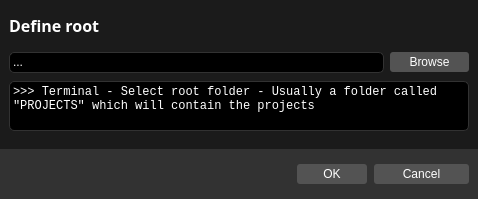
<?xml version="1.0" encoding="UTF-8"?>
<ui version="4.0">
 <class>DefineRoot</class>
 <widget class="QDialog" name="DefineRoot">
  <property name="geometry">
   <rect>
    <x>0</x>
    <y>0</y>
    <width>478</width>
    <height>199</height>
   </rect>
  </property>
  <property name="windowTitle">
   <string>Dialog</string>
  </property>
  <property name="styleSheet">
   <string notr="true">background-color: rgb(27, 27, 27);</string>
  </property>
  <layout class="QVBoxLayout" name="verticalLayout_3">
   <property name="spacing">
    <number>0</number>
   </property>
   <property name="leftMargin">
    <number>0</number>
   </property>
   <property name="topMargin">
    <number>0</number>
   </property>
   <property name="rightMargin">
    <number>0</number>
   </property>
   <property name="bottomMargin">
    <number>0</number>
   </property>
   <item>
    <widget class="QFrame" name="frameAll">
     <property name="frameShape">
      <enum>QFrame::NoFrame</enum>
     </property>
     <property name="frameShadow">
      <enum>QFrame::Plain</enum>
     </property>
     <property name="lineWidth">
      <number>0</number>
     </property>
     <layout class="QVBoxLayout" name="verticalLayout">
      <property name="spacing">
       <number>0</number>
      </property>
      <property name="leftMargin">
       <number>0</number>
      </property>
      <property name="topMargin">
       <number>0</number>
      </property>
      <property name="rightMargin">
       <number>0</number>
      </property>
      <property name="bottomMargin">
       <number>0</number>
      </property>
      <item>
       <widget class="QFrame" name="frameTitle">
        <property name="minimumSize">
         <size>
          <width>0</width>
          <height>50</height>
         </size>
        </property>
        <property name="maximumSize">
         <size>
          <width>16777215</width>
          <height>50</height>
         </size>
        </property>
        <property name="styleSheet">
         <string notr="true"/>
        </property>
        <property name="frameShape">
         <enum>QFrame::NoFrame</enum>
        </property>
        <property name="frameShadow">
         <enum>QFrame::Plain</enum>
        </property>
        <property name="lineWidth">
         <number>0</number>
        </property>
        <layout class="QHBoxLayout" name="horizontalLayout_6" stretch="0,0">
         <property name="spacing">
          <number>6</number>
         </property>
         <property name="leftMargin">
          <number>9</number>
         </property>
         <property name="topMargin">
          <number>0</number>
         </property>
         <property name="rightMargin">
          <number>9</number>
         </property>
         <property name="bottomMargin">
          <number>0</number>
         </property>
         <item>
          <widget class="QLabel" name="labelCreateProject">
           <property name="font">
            <font>
             <family>Source Sans Pro</family>
             <pointsize>12</pointsize>
             <weight>75</weight>
             <bold>true</bold>
            </font>
           </property>
           <property name="styleSheet">
            <string notr="true">color:white;</string>
           </property>
           <property name="text">
            <string>Define root</string>
           </property>
           <property name="alignment">
            <set>Qt::AlignLeading|Qt::AlignLeft|Qt::AlignVCenter</set>
           </property>
          </widget>
         </item>
         <item>
          <spacer name="horizontalSpacer">
           <property name="orientation">
            <enum>Qt::Horizontal</enum>
           </property>
           <property name="sizeHint" stdset="0">
            <size>
             <width>40</width>
             <height>20</height>
            </size>
           </property>
          </spacer>
         </item>
        </layout>
       </widget>
      </item>
      <item>
       <widget class="QFrame" name="frameInput">
        <property name="frameShape">
         <enum>QFrame::NoFrame</enum>
        </property>
        <property name="frameShadow">
         <enum>QFrame::Plain</enum>
        </property>
        <property name="lineWidth">
         <number>0</number>
        </property>
        <layout class="QHBoxLayout" name="horizontalLayout">
         <property name="spacing">
          <number>6</number>
         </property>
         <property name="leftMargin">
          <number>9</number>
         </property>
         <property name="topMargin">
          <number>0</number>
         </property>
         <property name="rightMargin">
          <number>9</number>
         </property>
         <property name="bottomMargin">
          <number>6</number>
         </property>
         <item>
          <widget class="QLabel" name="labelFile">
           <property name="minimumSize">
            <size>
             <width>375</width>
             <height>21</height>
            </size>
           </property>
           <property name="maximumSize">
            <size>
             <width>375</width>
             <height>21</height>
            </size>
           </property>
           <property name="font">
            <font>
             <family>Segoe UI</family>
             <pointsize>9</pointsize>
            </font>
           </property>
           <property name="cursor">
            <cursorShape>IBeamCursor</cursorShape>
           </property>
           <property name="styleSheet">
            <string notr="true">
	color: rgb(255, 255, 255);
	background-color: rgb(0, 0, 0);
	border-style: solid;
    border-width: 1px;
	border-radius: 5px;
	border-color: rgb(50, 50, 50);
</string>
           </property>
           <property name="text">
            <string>...</string>
           </property>
           <property name="textInteractionFlags">
            <set>Qt::LinksAccessibleByMouse|Qt::TextEditable|Qt::TextEditorInteraction|Qt::TextSelectableByKeyboard|Qt::TextSelectableByMouse</set>
           </property>
          </widget>
         </item>
         <item>
          <widget class="QPushButton" name="buttonBrowse">
           <property name="minimumSize">
            <size>
             <width>75</width>
             <height>20</height>
            </size>
           </property>
           <property name="maximumSize">
            <size>
             <width>16777215</width>
             <height>20</height>
            </size>
           </property>
           <property name="font">
            <font>
             <family>Segoe UI</family>
             <pointsize>9</pointsize>
            </font>
           </property>
           <property name="styleSheet">
            <string notr="true">QPushButton
{
	background-color: rgb(83, 83, 83);
	color: rgb(255, 255, 255);
	border-radius: 3px;
}
QPushButton:hover:!pressed
{
	background-color: rgb(100, 100, 100);
}</string>
           </property>
           <property name="text">
            <string>Browse</string>
           </property>
          </widget>
         </item>
        </layout>
       </widget>
      </item>
      <item>
       <widget class="QFrame" name="frameInformations">
        <property name="styleSheet">
         <string notr="true"/>
        </property>
        <property name="frameShape">
         <enum>QFrame::NoFrame</enum>
        </property>
        <property name="frameShadow">
         <enum>QFrame::Plain</enum>
        </property>
        <layout class="QVBoxLayout" name="verticalLayout_4">
         <property name="leftMargin">
          <number>9</number>
         </property>
         <property name="topMargin">
          <number>0</number>
         </property>
         <property name="rightMargin">
          <number>9</number>
         </property>
         <property name="bottomMargin">
          <number>18</number>
         </property>
         <item>
          <widget class="QLabel" name="labelInformations">
           <property name="minimumSize">
            <size>
             <width>0</width>
             <height>50</height>
            </size>
           </property>
           <property name="maximumSize">
            <size>
             <width>16777215</width>
             <height>16777215</height>
            </size>
           </property>
           <property name="font">
            <font>
             <family>Consolas</family>
            </font>
           </property>
           <property name="cursor">
            <cursorShape>IBeamCursor</cursorShape>
           </property>
           <property name="styleSheet">
            <string notr="true">QLabel
{
	color: rgb(255, 255, 255);
	background-color: rgb(0, 0, 0);
	border-style: solid;
    border-width: 1px;
	border-radius: 5px;
	border-color: rgb(50, 50, 50);
}</string>
           </property>
           <property name="frameShape">
            <enum>QFrame::StyledPanel</enum>
           </property>
           <property name="text">
            <string>&gt;&gt;&gt; Terminal - Select root folder - Usually a folder called &quot;PROJECTS&quot; which will contain the projects</string>
           </property>
           <property name="alignment">
            <set>Qt::AlignLeading|Qt::AlignLeft|Qt::AlignTop</set>
           </property>
           <property name="wordWrap">
            <bool>true</bool>
           </property>
           <property name="margin">
            <number>9</number>
           </property>
           <property name="textInteractionFlags">
            <set>Qt::LinksAccessibleByMouse|Qt::TextSelectableByKeyboard|Qt::TextSelectableByMouse</set>
           </property>
          </widget>
         </item>
        </layout>
       </widget>
      </item>
      <item>
       <widget class="QFrame" name="frameChoice">
        <property name="minimumSize">
         <size>
          <width>0</width>
          <height>50</height>
         </size>
        </property>
        <property name="maximumSize">
         <size>
          <width>16777215</width>
          <height>50</height>
         </size>
        </property>
        <property name="styleSheet">
         <string notr="true">	background-color: rgb(50, 50, 50);</string>
        </property>
        <property name="frameShape">
         <enum>QFrame::NoFrame</enum>
        </property>
        <property name="frameShadow">
         <enum>QFrame::Plain</enum>
        </property>
        <property name="lineWidth">
         <number>0</number>
        </property>
        <layout class="QHBoxLayout" name="horizontalLayout_9">
         <property name="spacing">
          <number>6</number>
         </property>
         <property name="leftMargin">
          <number>9</number>
         </property>
         <property name="topMargin">
          <number>0</number>
         </property>
         <property name="rightMargin">
          <number>9</number>
         </property>
         <property name="bottomMargin">
          <number>0</number>
         </property>
         <item>
          <spacer name="spacerProject">
           <property name="orientation">
            <enum>Qt::Horizontal</enum>
           </property>
           <property name="sizeType">
            <enum>QSizePolicy::Fixed</enum>
           </property>
           <property name="sizeHint" stdset="0">
            <size>
             <width>10</width>
             <height>0</height>
            </size>
           </property>
          </spacer>
         </item>
         <item>
          <widget class="QLabel" name="labelSeparator">
           <property name="font">
            <font>
             <family>Source Sans Pro</family>
             <pointsize>12</pointsize>
             <weight>75</weight>
             <bold>true</bold>
            </font>
           </property>
           <property name="styleSheet">
            <string notr="true">color: rgb(255, 255, 255);</string>
           </property>
           <property name="text">
            <string/>
           </property>
           <property name="alignment">
            <set>Qt::AlignLeading|Qt::AlignLeft|Qt::AlignVCenter</set>
           </property>
          </widget>
         </item>
         <item>
          <widget class="QPushButton" name="buttonOk">
           <property name="maximumSize">
            <size>
             <width>70</width>
             <height>20</height>
            </size>
           </property>
           <property name="font">
            <font>
             <family>Segoe UI</family>
             <pointsize>9</pointsize>
             <weight>50</weight>
             <bold>false</bold>
            </font>
           </property>
           <property name="styleSheet">
            <string notr="true">QPushButton
{
	background-color: rgb(83, 83, 83);
	color: rgb(255, 255, 255);
	border-radius: 3px;
}
QPushButton:hover:!pressed
{
	background-color: rgb(100, 100, 100);
}</string>
           </property>
           <property name="text">
            <string>OK</string>
           </property>
          </widget>
         </item>
         <item>
          <spacer name="spacerButtons">
           <property name="orientation">
            <enum>Qt::Horizontal</enum>
           </property>
           <property name="sizeType">
            <enum>QSizePolicy::Fixed</enum>
           </property>
           <property name="sizeHint" stdset="0">
            <size>
             <width>1</width>
             <height>20</height>
            </size>
           </property>
          </spacer>
         </item>
         <item>
          <widget class="QPushButton" name="buttonCancel">
           <property name="minimumSize">
            <size>
             <width>0</width>
             <height>20</height>
            </size>
           </property>
           <property name="maximumSize">
            <size>
             <width>95</width>
             <height>20</height>
            </size>
           </property>
           <property name="font">
            <font>
             <family>Segoe UI</family>
             <pointsize>9</pointsize>
             <weight>50</weight>
             <bold>false</bold>
            </font>
           </property>
           <property name="styleSheet">
            <string notr="true">QPushButton
{
	background-color: rgb(83, 83, 83);
	color: rgb(255, 255, 255);
	border-radius: 3px;
}
QPushButton:hover:!pressed
{
	background-color: rgb(100, 100, 100);
}</string>
           </property>
           <property name="text">
            <string>Cancel</string>
           </property>
          </widget>
         </item>
        </layout>
       </widget>
      </item>
     </layout>
    </widget>
   </item>
  </layout>
 </widget>
 <resources/>
 <connections/>
</ui>
